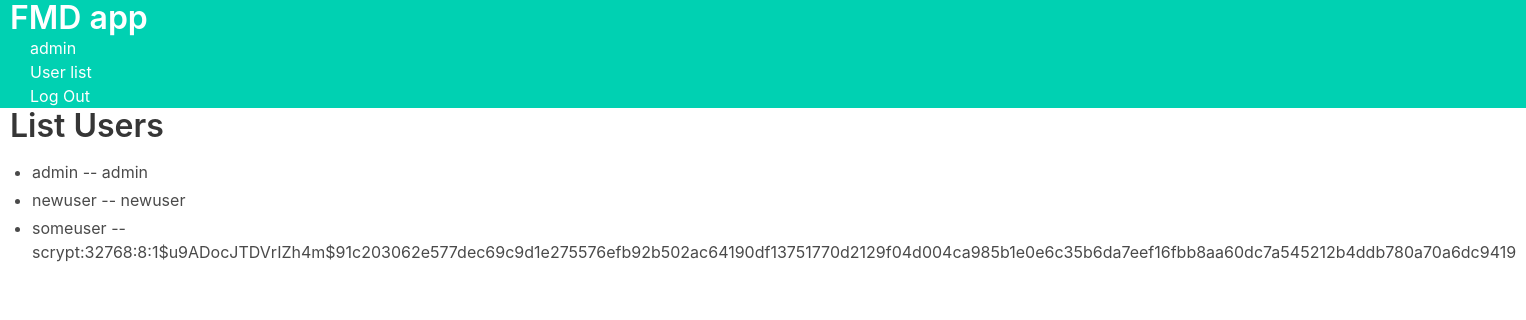
The app's page /auth/users (signed in) with its own data.
### weather_app/db.py (models this page shows)
class User(db.Model):
    id: Mapped[int] = mapped_column(Integer, primary_key=True)
    username: Mapped[str] = mapped_column(String, unique=True, nullable=False)
    password: Mapped[str] = mapped_column(String, nullable=False)

### weather_app/auth.py (the view)
@auth_bp.route("/users")
@login_required
def user_list():
    users = db.session.execute(db.select(User).order_by(User.username)).scalars()
    return render_template("auth/list_users.html", users=users)

### weather_app/auth.py (called while the page is built)
def login_required(view):
    @functools.wraps(view)
    def wrapped_view(**kwargs):
        if g.user is None:
            return redirect(url_for('auth.login'))
        return view(**kwargs)
    return wrapped_view

@auth_bp.before_app_request
def load_logged_in_user():
    user_id = session.get('user_id')
    if user_id is None:
        g.user = None
    else:
        g.user = db.get_or_404(User, user_id)

### weather_app/templates/auth/list_users.html
{% extends 'base.html' %}
{% block header %}
    <h1 style="margin-left: 10px">{% block title %}List Users{% endblock %}</h1>
{% endblock %}
{% block content %}
    <ul>
        {% for user in users %}
            <li>{{ user.username }} -- {{ user.password }}</li>
        {% endfor %}
    </ul>
{% endblock %}

### weather_app/templates/base.html (shortened to what this page needs)
<!doctype html>
<head>
    <link rel="stylesheet" href="https://cdnjs.cloudflare.com/ajax/libs/bulma/0.6.2/css/bulma.css"/>
</head>
<body>
<section class="hero is-primary">
    <a href="{{ url_for('weather.index') }}"><h1 class="title" style="margin-left: 10px">FMD app</h1></a>
    <ul style="margin-left: 30px">
        {% if g.user %}
            <li><span>{{ g.user['username'] }}</span>
            <li><a href="{{ url_for('auth.user_list') }}">User list</a>
            <li><a href="{{ url_for('auth.logout') }}">Log Out</a>
                {% else %}
            <li><a href="{{ url_for('auth.register') }}">Register</a>
            <li><a href="{{ url_for('auth.login') }}">Log In</a>
            <li><a href="{{ url_for('auth.user_list') }}">User list</a>
        {% endif %}
    </ul>
</section>
</body>
<section class="content">
    <header>
        {% block header %}{% endblock %}
    </header>
    {% block content %}{% endblock %}
</section>

### records on screen
User: user.username "admin", username "admin", password "admin"
User: username "newuser", password "newuser"
User: username "someuser", password "scrypt:32768:8:1$u9ADocJTDVrIZh4m$91c203062e577dec69c9d1e275576efb92b502ac64190df13751770d2129f04d004ca985b1e0e6c35b6da7eef16fbb8aa60dc7a545212b4ddb780a70a6dc9419"
